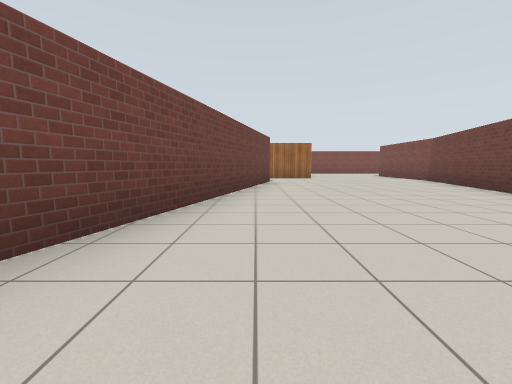
View 1 (above)

21 first-person views from a walk through a robot-simulator world made for Gazebo. The camera is 0.94 m above the floor, tilts 6° down and sees 90° across. The floor is counted in squares, 2 m on a side. Each view is taken from the middle of a square. On the plan, view 1 faces up. The plan holds only what a view shows up to about 9 squares ahead; the rest is blank. Simple patterns stand in for the simulator's built-in surfaces.

View 2
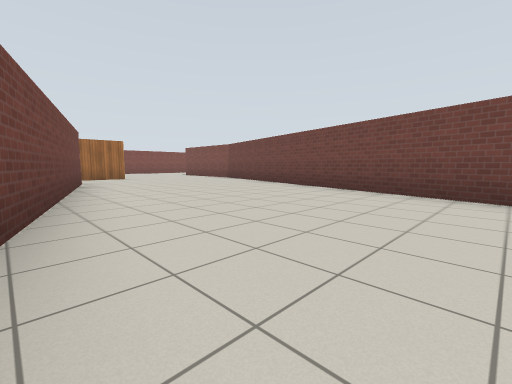

View 3
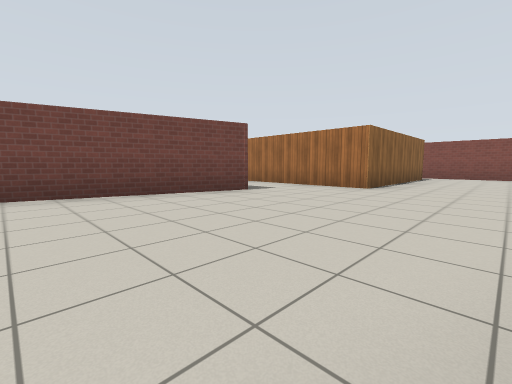

View 4
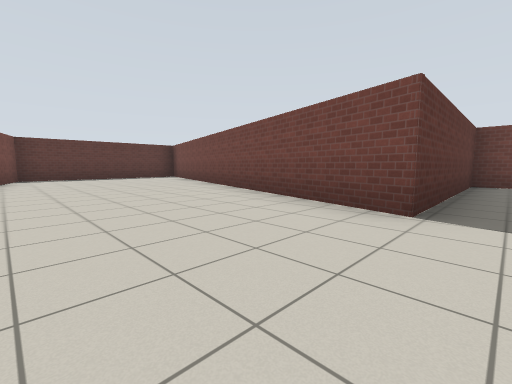

View 5
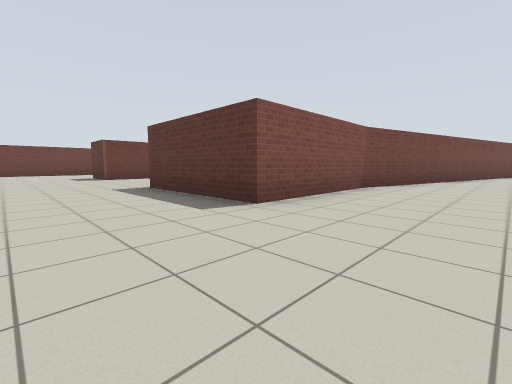

View 6
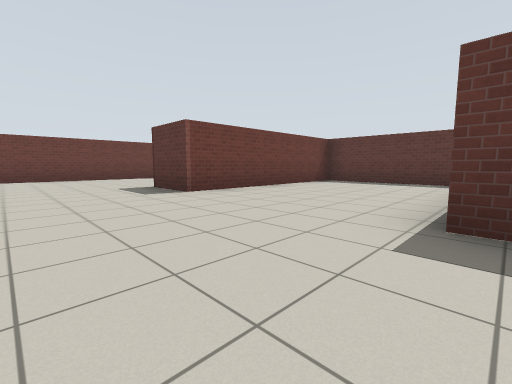

View 7
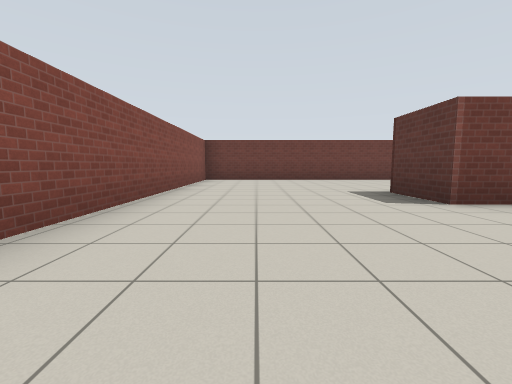

View 8
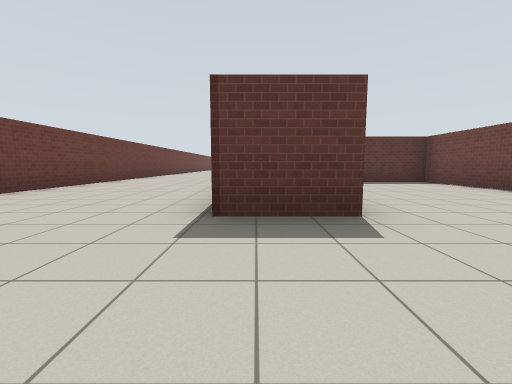

View 9
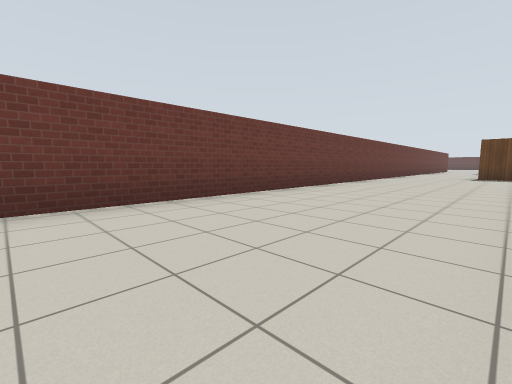

View 10
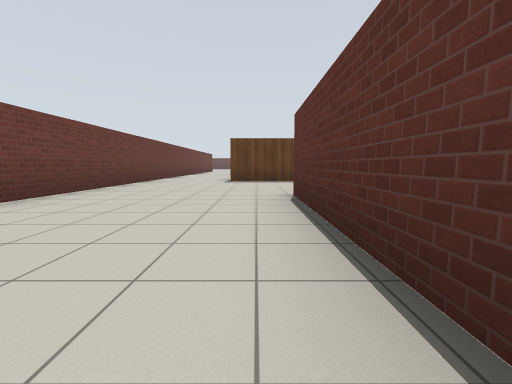

View 11
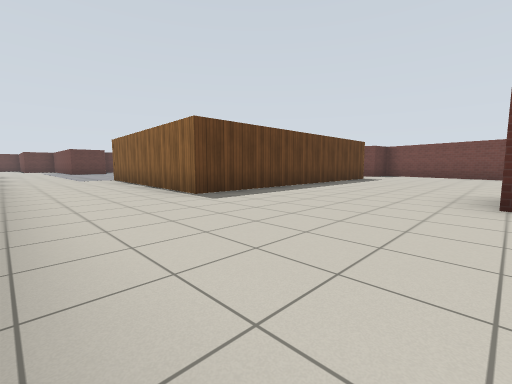

View 12
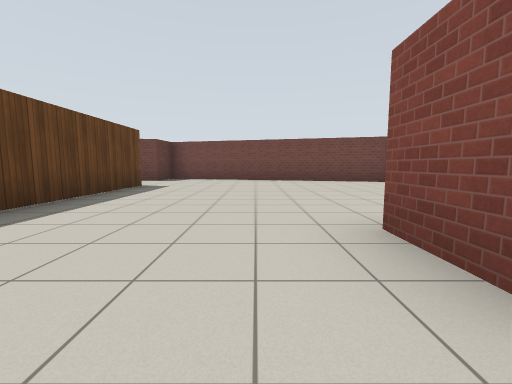

View 13
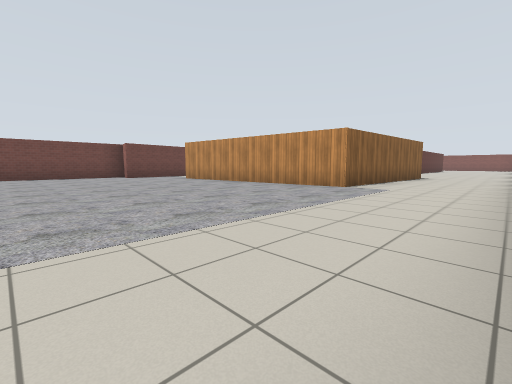

View 14
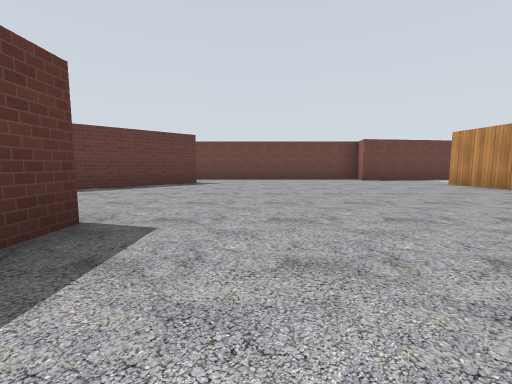

View 15
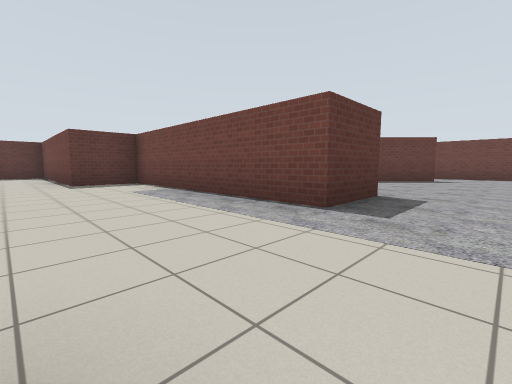

View 16
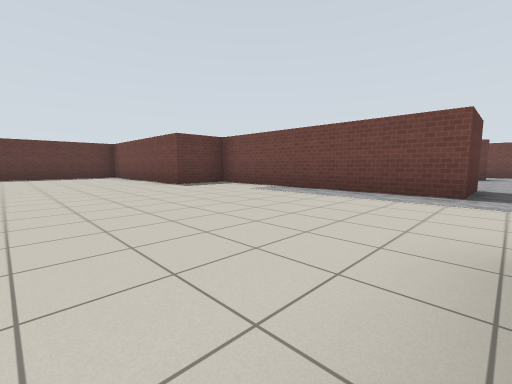

View 17
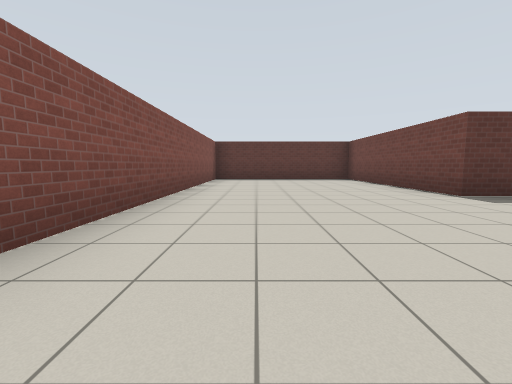

View 18
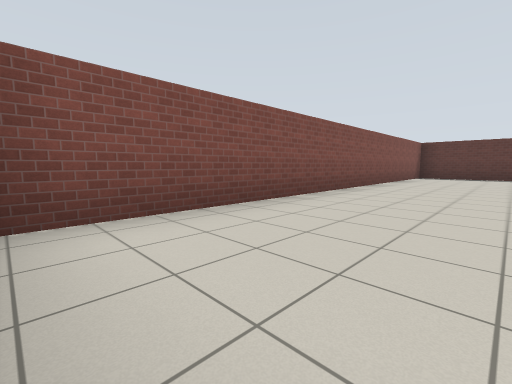

View 19
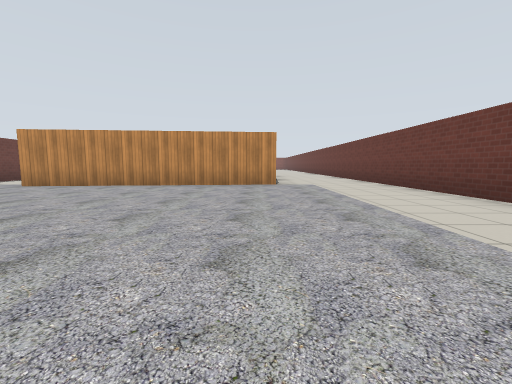

View 20
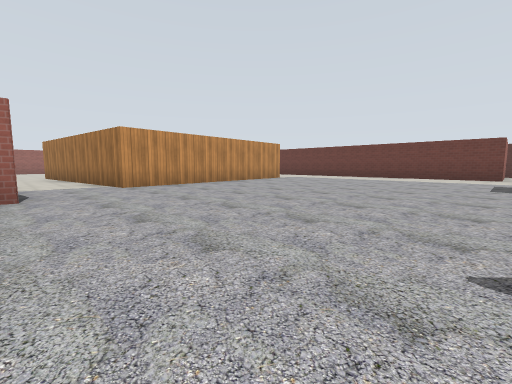

View 21
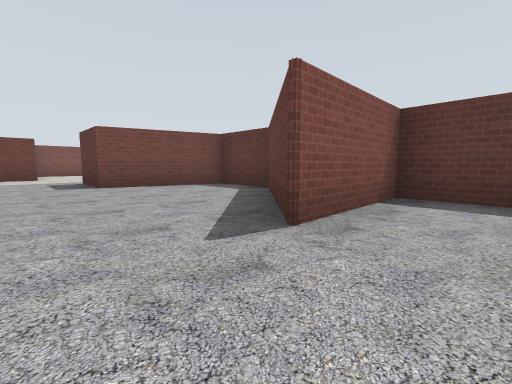

### Floor plan
Points are (right, up) in squares from view 1. A wall is a line through its corners. A room is listed if a view was taken in it or the views show most of it. See-through windows are left out.
Room 1 (views 1, 2, 3, 4, 5, 6, 7, 8, 9, 10, 11, 12, 13, 14, 15, 16, 17, 18, 19, 20, 21)
walls: (8.1, -1.6) (14.8, -1.6) (14.5, -6.8) (8.8, -7.3) (8.1, -1.6); (13.1, 1.9) (12.1, 1.9); (6.6, -4.9) (7.2, -8.7) (6.4, -8.6) (6.4, -14); (6.9, 4.7) (5.1, -1.9) (6.2, -2) (6.2, -2.5); (13.4, 5.5) (13.4, 1.9); (8.3, 8.4) (8.3, 5.9) (12, 5.9) (12, 10.7) (13.5, 10.7); (5.2, 7.5) (5.2, 10.7) (8.4, 10.7); (-0.1, -1.8) (2.7, -1.8) (5.2, 7.7); (17.2, -12.9) (17.2, 14.6) (10.5, 14.6); (6.9, -16) (8.2, -16) (8.2, -13.5) (10.7, -16) (12.3, -16) (13, -13.4) (14.5, -13.4) (14.5, -18.9) (15.9, -18.9) (15.9, -23.7) (20.4, -23.7) (20.4, -12.9); (2, 13.6) (2, 9.2) (-1.7, 9.3); (4, 14.6) (1.7, 14.6); (-4.2, 8) (-4.2, 7.4) (0.4, 7.4) (-1.7, -0.3)

Where each view was taken, in squares from view 1:
view 1: 0 up, 0 right, facing up
view 2: 0 up, 1 left, facing up-right
view 3: 4 up, 4 right, facing up-left
view 4: 8 up, 3 right, facing down-left
view 5: 13 up, 3 right, facing down-right
view 6: 13 up, 8 right, facing down-right
view 7: 13 up, 9 right, facing right
view 8: 13 up, 13 right, facing down
view 9: 9 up, 14 right, facing down-right
view 10: 6 up, 14 right, facing down
view 11: 2 up, 17 right, facing down-left
view 12: 1 up, 14 right, facing left
view 13: 12 down, 17 right, facing up-left
view 14: 12 down, 15 right, facing left
view 15: 12 down, 17 right, facing down-left
view 16: 13 down, 19 right, facing down-left
view 17: 15 down, 19 right, facing down
view 18: 13 down, 18 right, facing down-right
view 19: 13 down, 14 right, facing up
view 20: 13 down, 7 right, facing up-right
view 21: 12 down, 7 right, facing down-right
